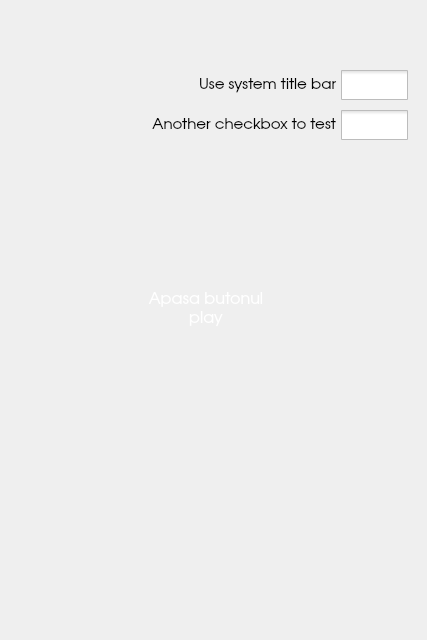
<?xml version="1.0" encoding="UTF-8"?>
<ui version="4.0">
 <class>MainWindow</class>
 <widget class="QMainWindow" name="MainWindow">
  <property name="windowModality">
   <enum>Qt::NonModal</enum>
  </property>
  <property name="enabled">
   <bool>true</bool>
  </property>
  <property name="geometry">
   <rect>
    <x>0</x>
    <y>0</y>
    <width>427</width>
    <height>640</height>
   </rect>
  </property>
  <property name="sizePolicy">
   <sizepolicy hsizetype="Fixed" vsizetype="Fixed">
    <horstretch>0</horstretch>
    <verstretch>0</verstretch>
   </sizepolicy>
  </property>
  <property name="minimumSize">
   <size>
    <width>427</width>
    <height>640</height>
   </size>
  </property>
  <property name="maximumSize">
   <size>
    <width>427</width>
    <height>640</height>
   </size>
  </property>
  <property name="sizeIncrement">
   <size>
    <width>1</width>
    <height>1</height>
   </size>
  </property>
  <property name="mouseTracking">
   <bool>false</bool>
  </property>
  <property name="focusPolicy">
   <enum>Qt::StrongFocus</enum>
  </property>
  <property name="contextMenuPolicy">
   <enum>Qt::DefaultContextMenu</enum>
  </property>
  <property name="windowTitle">
   <string>OneFM</string>
  </property>
  <property name="windowIcon">
   <iconset resource="images.qrc">
    <normaloff>:/images/logo-0.png</normaloff>:/images/logo-0.png</iconset>
  </property>
  <property name="styleSheet">
   <string notr="true"/>
  </property>
  <widget class="QWidget" name="centralWidget">
   <property name="enabled">
    <bool>true</bool>
   </property>
   <property name="sizePolicy">
    <sizepolicy hsizetype="Fixed" vsizetype="Fixed">
     <horstretch>0</horstretch>
     <verstretch>0</verstretch>
    </sizepolicy>
   </property>
   <property name="maximumSize">
    <size>
     <width>427</width>
     <height>640</height>
    </size>
   </property>
   <property name="baseSize">
    <size>
     <width>427</width>
     <height>640</height>
    </size>
   </property>
   <property name="mouseTracking">
    <bool>false</bool>
   </property>
   <property name="focusPolicy">
    <enum>Qt::StrongFocus</enum>
   </property>
   <property name="styleSheet">
    <string notr="true">background-image:url(&quot;:/images/background.png&quot;);</string>
   </property>
   <widget class="QToolButton" name="buttonMenu">
    <property name="enabled">
     <bool>true</bool>
    </property>
    <property name="geometry">
     <rect>
      <x>380</x>
      <y>10</y>
      <width>37</width>
      <height>30</height>
     </rect>
    </property>
    <property name="minimumSize">
     <size>
      <width>37</width>
      <height>0</height>
     </size>
    </property>
    <property name="maximumSize">
     <size>
      <width>37</width>
      <height>16777215</height>
     </size>
    </property>
    <property name="cursor">
     <cursorShape>PointingHandCursor</cursorShape>
    </property>
    <property name="focusPolicy">
     <enum>Qt::NoFocus</enum>
    </property>
    <property name="styleSheet">
     <string notr="true">QToolButton{
border: none;
margin: 0px;
padding: 0px;
background-image: url(:/images/menu-icon.png)
}

QToolButton:hover{

}</string>
    </property>
    <property name="text">
     <string/>
    </property>
   </widget>
   <widget class="QToolButton" name="buttonLogo">
    <property name="geometry">
     <rect>
      <x>10</x>
      <y>270</y>
      <width>100</width>
      <height>100</height>
     </rect>
    </property>
    <property name="cursor">
     <cursorShape>PointingHandCursor</cursorShape>
    </property>
    <property name="focusPolicy">
     <enum>Qt::NoFocus</enum>
    </property>
    <property name="styleSheet">
     <string notr="true">QToolButton{
border: none;
padding: 0px;
margin: 0px;
background-image:url(&quot;:/images/logo-small-1.png&quot;);
}</string>
    </property>
    <property name="text">
     <string/>
    </property>
   </widget>
   <widget class="QToolButton" name="buttonVolumeUp">
    <property name="geometry">
     <rect>
      <x>342</x>
      <y>135</y>
      <width>34</width>
      <height>29</height>
     </rect>
    </property>
    <property name="minimumSize">
     <size>
      <width>0</width>
      <height>21</height>
     </size>
    </property>
    <property name="maximumSize">
     <size>
      <width>34</width>
      <height>16777215</height>
     </size>
    </property>
    <property name="cursor">
     <cursorShape>PointingHandCursor</cursorShape>
    </property>
    <property name="focusPolicy">
     <enum>Qt::NoFocus</enum>
    </property>
    <property name="styleSheet">
     <string notr="true">QToolButton{
border: none;
margin: 0px;
padding: 0px;
background-image:url(&quot;:/images/volume-icon-up.png&quot;);
}</string>
    </property>
    <property name="text">
     <string/>
    </property>
   </widget>
   <widget class="QToolButton" name="buttonVolumeDown">
    <property name="geometry">
     <rect>
      <x>345</x>
      <y>490</y>
      <width>27</width>
      <height>27</height>
     </rect>
    </property>
    <property name="minimumSize">
     <size>
      <width>0</width>
      <height>21</height>
     </size>
    </property>
    <property name="maximumSize">
     <size>
      <width>28</width>
      <height>16777215</height>
     </size>
    </property>
    <property name="cursor">
     <cursorShape>PointingHandCursor</cursorShape>
    </property>
    <property name="focusPolicy">
     <enum>Qt::NoFocus</enum>
    </property>
    <property name="styleSheet">
     <string notr="true">QToolButton{
border: none;
margin: 0px;
padding: 0px;
background-image:url(&quot;:/images/volume-icon-down.png&quot;);
}</string>
    </property>
    <property name="text">
     <string/>
    </property>
   </widget>
   <widget class="QSlider" name="sliderVolume">
    <property name="geometry">
     <rect>
      <x>330</x>
      <y>170</y>
      <width>60</width>
      <height>312</height>
     </rect>
    </property>
    <property name="minimumSize">
     <size>
      <width>60</width>
      <height>312</height>
     </size>
    </property>
    <property name="maximumSize">
     <size>
      <width>62</width>
      <height>16777215</height>
     </size>
    </property>
    <property name="cursor">
     <cursorShape>ArrowCursor</cursorShape>
    </property>
    <property name="styleSheet">
     <string notr="true">QSlider{
background-image:url(&quot;:/images/volume-grid.png&quot;);
background-repeat:no-repeat;
}

QSlider::groove:vertical{
border: none;
padding:0px;
margin:0px;
}

QSlider::sub-page:vertical {
border: none;
padding:0px;
margin:0px;
}

QSlider::add-page:vertical {
border: none;
padding:0px;
margin:0px;
}

QSlider::handle:vertical{
background-image:url(&quot;:/images/volume-controller.png&quot;);
width: 38px;
height: 39px;
}
QSlider::handle:vertical:pressed{
background-image:url(&quot;:/images/volume-controller-pressed.png&quot;);
}
</string>
    </property>
    <property name="orientation">
     <enum>Qt::Vertical</enum>
    </property>
   </widget>
   <widget class="QLabel" name="labelCenter">
    <property name="geometry">
     <rect>
      <x>110</x>
      <y>10</y>
      <width>192</width>
      <height>616</height>
     </rect>
    </property>
    <property name="styleSheet">
     <string notr="true">background-image:url(:/images/center-bg.png)</string>
    </property>
    <property name="text">
     <string/>
    </property>
   </widget>
   <widget class="QToolButton" name="buttonPlay">
    <property name="geometry">
     <rect>
      <x>146</x>
      <y>460</y>
      <width>120</width>
      <height>120</height>
     </rect>
    </property>
    <property name="cursor">
     <cursorShape>PointingHandCursor</cursorShape>
    </property>
    <property name="focusPolicy">
     <enum>Qt::NoFocus</enum>
    </property>
    <property name="styleSheet">
     <string notr="true">QToolButton{
border: none;
padding:0px;
margin:0px;
background-image:url(:/images/play-button.png)
}</string>
    </property>
    <property name="text">
     <string/>
    </property>
   </widget>
   <widget class="QLabel" name="labelHand">
    <property name="enabled">
     <bool>true</bool>
    </property>
    <property name="geometry">
     <rect>
      <x>170</x>
      <y>360</y>
      <width>73</width>
      <height>73</height>
     </rect>
    </property>
    <property name="mouseTracking">
     <bool>false</bool>
    </property>
    <property name="styleSheet">
     <string notr="true">QLabel{
border:none;
padding:0px;
margin:0px;
background-image:url(:/images/hand.png)
}</string>
    </property>
    <property name="frameShape">
     <enum>QFrame::NoFrame</enum>
    </property>
    <property name="text">
     <string/>
    </property>
   </widget>
   <widget class="QLabel" name="labelCurrentArtist">
    <property name="geometry">
     <rect>
      <x>136</x>
      <y>280</y>
      <width>140</width>
      <height>63</height>
     </rect>
    </property>
    <property name="font">
     <font>
      <family>URW Gothic L</family>
      <pointsize>12</pointsize>
      <weight>50</weight>
      <bold>false</bold>
     </font>
    </property>
    <property name="styleSheet">
     <string notr="true">QLabel{
border:none;
background:none;
color:white;
}</string>
    </property>
    <property name="text">
     <string>Apasa butonul play</string>
    </property>
    <property name="textFormat">
     <enum>Qt::RichText</enum>
    </property>
    <property name="scaledContents">
     <bool>true</bool>
    </property>
    <property name="alignment">
     <set>Qt::AlignCenter</set>
    </property>
    <property name="wordWrap">
     <bool>true</bool>
    </property>
   </widget>
   <widget class="QToolButton" name="buttonStar">
    <property name="enabled">
     <bool>true</bool>
    </property>
    <property name="geometry">
     <rect>
      <x>190</x>
      <y>185</y>
      <width>35</width>
      <height>37</height>
     </rect>
    </property>
    <property name="focusPolicy">
     <enum>Qt::NoFocus</enum>
    </property>
    <property name="styleSheet">
     <string notr="true">QToolButton{
border:none;
margin:0px;
padding:0px;
background-image:url(:/images/star.png)
}</string>
    </property>
    <property name="text">
     <string/>
    </property>
   </widget>
   <widget class="QPushButton" name="buttonTopLogo">
    <property name="geometry">
     <rect>
      <x>116</x>
      <y>10</y>
      <width>180</width>
      <height>180</height>
     </rect>
    </property>
    <property name="cursor">
     <cursorShape>PointingHandCursor</cursorShape>
    </property>
    <property name="focusPolicy">
     <enum>Qt::NoFocus</enum>
    </property>
    <property name="styleSheet">
     <string notr="true">padding:0px;
border:0px;
background:url(:/images/logo-0.png);</string>
    </property>
    <property name="text">
     <string/>
    </property>
   </widget>
   <widget class="QLabel" name="labelLive">
    <property name="geometry">
     <rect>
      <x>124</x>
      <y>240</y>
      <width>164</width>
      <height>40</height>
     </rect>
    </property>
    <property name="styleSheet">
     <string notr="true">background:url(:/images/acum-live.png)</string>
    </property>
    <property name="text">
     <string/>
    </property>
   </widget>
   <widget class="QLabel" name="labelHearth">
    <property name="geometry">
     <rect>
      <x>255</x>
      <y>465</y>
      <width>16</width>
      <height>16</height>
     </rect>
    </property>
    <property name="styleSheet">
     <string notr="true">background:url(:/images/hearth.png)</string>
    </property>
    <property name="text">
     <string/>
    </property>
   </widget>
   <widget class="QLabel" name="labelCurrentSong">
    <property name="geometry">
     <rect>
      <x>136</x>
      <y>352</y>
      <width>140</width>
      <height>51</height>
     </rect>
    </property>
    <property name="font">
     <font>
      <family>URW Gothic L</family>
      <pointsize>12</pointsize>
      <weight>50</weight>
      <bold>false</bold>
     </font>
    </property>
    <property name="styleSheet">
     <string notr="true">QLabel{
border:none;
background:none;
color:white;
}</string>
    </property>
    <property name="text">
     <string/>
    </property>
    <property name="textFormat">
     <enum>Qt::RichText</enum>
    </property>
    <property name="scaledContents">
     <bool>true</bool>
    </property>
    <property name="alignment">
     <set>Qt::AlignCenter</set>
    </property>
    <property name="wordWrap">
     <bool>true</bool>
    </property>
   </widget>
   <widget class="QWidget" name="widgetMenu" native="true">
    <property name="geometry">
     <rect>
      <x>107</x>
      <y>20</y>
      <width>311</width>
      <height>441</height>
     </rect>
    </property>
    <property name="styleSheet">
     <string notr="true">border: none;
margin: 0px;
padding: 0px;
background-image: url(:/images/menu-bg.png);
background-position:top left;</string>
    </property>
    <widget class="QCheckBox" name="checkBoxTitleBar">
     <property name="geometry">
      <rect>
       <x>20</x>
       <y>50</y>
       <width>281</width>
       <height>30</height>
      </rect>
     </property>
     <property name="font">
      <font>
       <family>URW Gothic L</family>
       <pointsize>11</pointsize>
      </font>
     </property>
     <property name="cursor">
      <cursorShape>PointingHandCursor</cursorShape>
     </property>
     <property name="focusPolicy">
      <enum>Qt::NoFocus</enum>
     </property>
     <property name="layoutDirection">
      <enum>Qt::RightToLeft</enum>
     </property>
     <property name="styleSheet">
      <string notr="true"> QCheckBox {
     spacing: 5px;
 }

 QCheckBox::indicator {
     width: 67px;
     height: 30px;
 }

 QCheckBox::indicator:unchecked {
     image: url(:/images/checkbox_unchecked.png);
 }

 QCheckBox::indicator:checked {
     image: url(:/images/checkbox_checked.png);
 }
</string>
     </property>
     <property name="text">
      <string>Use system title bar</string>
     </property>
    </widget>
    <widget class="QCheckBox" name="checkboxTest">
     <property name="geometry">
      <rect>
       <x>20</x>
       <y>90</y>
       <width>281</width>
       <height>30</height>
      </rect>
     </property>
     <property name="font">
      <font>
       <family>URW Gothic L</family>
       <pointsize>11</pointsize>
      </font>
     </property>
     <property name="cursor">
      <cursorShape>PointingHandCursor</cursorShape>
     </property>
     <property name="focusPolicy">
      <enum>Qt::NoFocus</enum>
     </property>
     <property name="layoutDirection">
      <enum>Qt::RightToLeft</enum>
     </property>
     <property name="styleSheet">
      <string notr="true"> QCheckBox {
     spacing: 5px;
 }

 QCheckBox::indicator {
     width: 67px;
     height: 30px;
 }

 QCheckBox::indicator:unchecked {
     image: url(:/images/checkbox_unchecked.png);
 }

 QCheckBox::indicator:checked {
     image: url(:/images/checkbox_checked.png);
 }

</string>
     </property>
     <property name="text">
      <string>Another checkbox to test</string>
     </property>
    </widget>
   </widget>
   <widget class="QToolButton" name="buttonClose">
    <property name="geometry">
     <rect>
      <x>0</x>
      <y>0</y>
      <width>24</width>
      <height>24</height>
     </rect>
    </property>
    <property name="cursor">
     <cursorShape>ArrowCursor</cursorShape>
    </property>
    <property name="focusPolicy">
     <enum>Qt::NoFocus</enum>
    </property>
    <property name="styleSheet">
     <string notr="true">QToolButton{
border: none;
width:24px;
height:24px;
margin: 0px;
padding: 0px;
background-image: url(:/images/close-icon.png)
}

QToolButton:hover{
background-image: url(:/images/close-icon-hover.png)
}</string>
    </property>
    <property name="text">
     <string/>
    </property>
   </widget>
   <widget class="QToolButton" name="buttonMinimize">
    <property name="geometry">
     <rect>
      <x>24</x>
      <y>0</y>
      <width>24</width>
      <height>24</height>
     </rect>
    </property>
    <property name="cursor">
     <cursorShape>ArrowCursor</cursorShape>
    </property>
    <property name="focusPolicy">
     <enum>Qt::NoFocus</enum>
    </property>
    <property name="styleSheet">
     <string notr="true">QToolButton{
border: none;
width:24px;
height:24px;
margin: 0px;
padding: 0px;
background-image: url(:/images/minimize-icon.png)
}

QToolButton:hover{
background-image: url(:/images/minimize-icon-hover.png)
}</string>
    </property>
    <property name="text">
     <string/>
    </property>
   </widget>
   <widget class="QToolButton" name="buttonLinux">
    <property name="geometry">
     <rect>
      <x>10</x>
      <y>580</y>
      <width>105</width>
      <height>52</height>
     </rect>
    </property>
    <property name="cursor">
     <cursorShape>PointingHandCursor</cursorShape>
    </property>
    <property name="styleSheet">
     <string notr="true">border:0px;
margin:0px;
padding:0px;
background:url(:/images/tux.png)</string>
    </property>
    <property name="text">
     <string/>
    </property>
   </widget>
   <zorder>buttonLogo</zorder>
   <zorder>buttonVolumeUp</zorder>
   <zorder>buttonVolumeDown</zorder>
   <zorder>sliderVolume</zorder>
   <zorder>labelCenter</zorder>
   <zorder>buttonPlay</zorder>
   <zorder>labelHand</zorder>
   <zorder>labelCurrentArtist</zorder>
   <zorder>buttonStar</zorder>
   <zorder>buttonTopLogo</zorder>
   <zorder>labelLive</zorder>
   <zorder>labelHearth</zorder>
   <zorder>labelCurrentSong</zorder>
   <zorder>widgetMenu</zorder>
   <zorder>buttonClose</zorder>
   <zorder>buttonMinimize</zorder>
   <zorder>buttonMenu</zorder>
   <zorder>buttonLinux</zorder>
  </widget>
 </widget>
 <layoutdefault spacing="6" margin="11"/>
 <resources>
  <include location="images.qrc"/>
 </resources>
 <connections/>
</ui>
